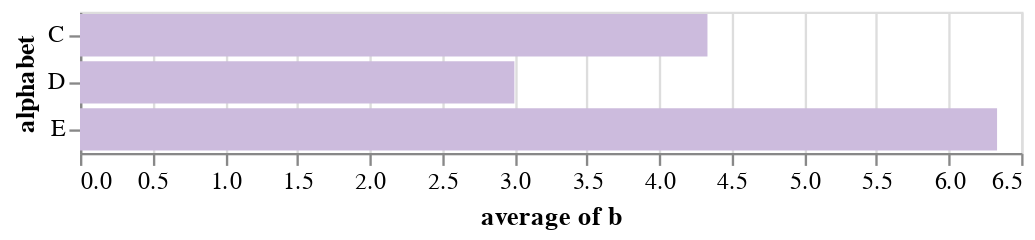

Notebook code cell kept with this figure:
### Markdown cell above
### Customizing the visuals!

### Code cell
alt.Chart(df).mark_bar(color='#CBDF').encode(
    alt.Y('a', title='alphabet'),
    alt.X('average(b)', title='average of b')
)

### Figure 1 — Vega-Lite specification as saved in the notebook (floating-point values rounded to 4 significant figures)
{"config": {"view": {"continuousWidth": 400, "continuousHeight": 300}}, "data": {"name": "data-347f1284ea3247c0f55cb966abbdd2d8"}, "mark": {"type": "bar", "color": "#CBDF"}, "encoding": {"x": {"aggregate": "average", "field": "b", "title": "average of b", "type": "quantitative"}, "y": {"field": "a", "title": "alphabet", "type": "nominal"}}, "$schema": "https://vega.github.io/schema/vega-lite/v4.17.0.json", "datasets": {"data-347f1284ea3247c0f55cb966abbdd2d8": [{"a": "C", "b": 2}, {"a": "C", "b": 7}, {"a": "C", "b": 4}, {"a": "D", "b": 1}, {"a": "D", "b": 2}, {"a": "D", "b": 6}, {"a": "E", "b": 8}, {"a": "E", "b": 4}, {"a": "E", "b": 7}]}}
